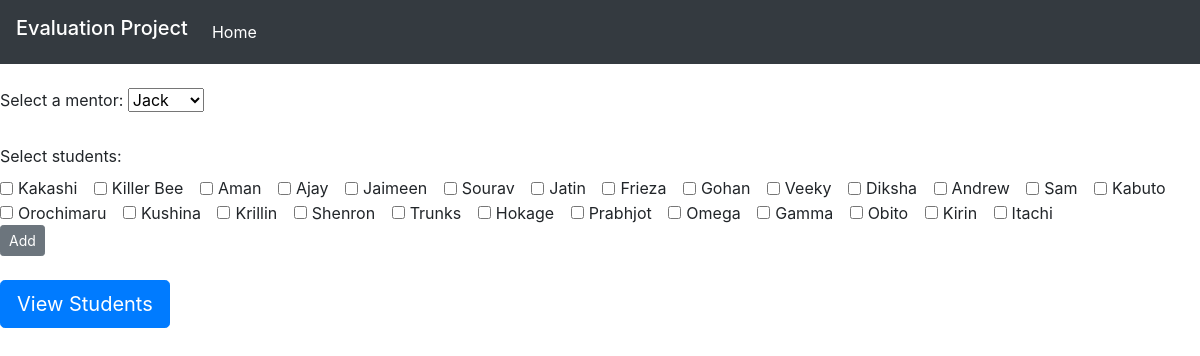
The page / on the database its author committed.
### evaluation/models.py (models this page shows, shortened)
class Student(models.Model):
    name = models.CharField(max_length=255)
    mentor = models.ForeignKey(Mentor, on_delete=models.SET_NULL, null=True,blank=True)
    ideation_marks = models.IntegerField(default=0)
    execution_marks = models.IntegerField(default=0)
    viva_marks = models.IntegerField(default=0)
    marks_locked = models.BooleanField(default=False)

### evaluation/views.py (the view, shortened to what this page needs)
# urls.py: path('',views.home,name='home'),
def home(request):
    mentors = Mentor.objects.all()
    students = Student.objects.all()
    context = {'mentors': mentors, 'students': students}
    return render(request, 'evaluation/home.html', context)

### evaluation/templates/evaluation/home.html (shortened to what this page needs)
{% extends 'evaluation/base.html' %}
{% block content %}
<br>
<form method="post">
	<label for="mentor">Select a mentor:</label>
	<select id="mentor" name="mentor">
		{% for mentor in mentors %}
		<option value="{{ mentor.id }}">{{ mentor.name }}</option>
		{% endfor %}
	</select>
	<br><br>
	<label>Select students:</label><br>
	{% for student in students %}
	<div class="form-check form-check-inline">
		<input class="form-check-input" type="checkbox" id="student{{ student.id }}" name="students"
			value="{{ student.id }}" data-mentor="{% if student.mentor %}{{ student.mentor.id }}{% endif %}"
			data-name="{{ student.name }}">
		<label class="form-check-label" for="student{{ student.id }}">{{ student.name }}</label><br>
	</div>
	{% endfor %}
	<br>
	<input class="btn btn-secondary btn-sm" type="submit" value="Add">
</form>
<br>
<button class="btn btn-primary btn-lg" id="view-students">View Students</button>
{% endblock %}

### evaluation/templates/evaluation/base.html (shortened to what this page needs)
<!doctype html>
<html lang="en">
<head>
	<link rel="stylesheet" href="https://cdn.jsdelivr.net/npm/bootstrap@4.3.1/dist/css/bootstrap.min.css"
>
</head>
<body>
	<nav class="navbar navbar-expand-lg navbar-dark bg-dark">
		<h1 class="navbar-brand">Evaluation Project </h1>
		<div class="collapse navbar-collapse" id="navbarSupportedContent">
			<ul class="navbar-nav mr-auto">
				<li class="nav-item active">
					<a class="nav-link" href="{% url 'home' %}">Home</a>
				</li>
		</div>
	</nav>
	{% block content %}
	{% endblock %}
</body>
</html>

### rows shown on the page
Student: name "Kakashi"
Student: name "Killer Bee"
Student: name "Aman"
Student: name "Ajay"
Student: name "Jaimeen"
Student: name "Sourav"
Student: name "Jatin"
Student: name "Frieza"
Student: name "Gohan"
Student: name "Veeky"
Student: name "Diksha"
Student: name "Andrew"
Student: name "Sam"
Student: name "Kabuto"
Student: name "Orochimaru"
Student: name "Kushina"
Student: name "Krillin"
Student: name "Shenron"
Student: name "Trunks"
Student: name "Hokage"
Student: name "Prabhjot"
Student: name "Omega"
Student: name "Gamma"
Student: name "Obito"
Student: name "Kirin"
Student: name "Itachi"

### other values the page prints
form field mentor "Jack"
